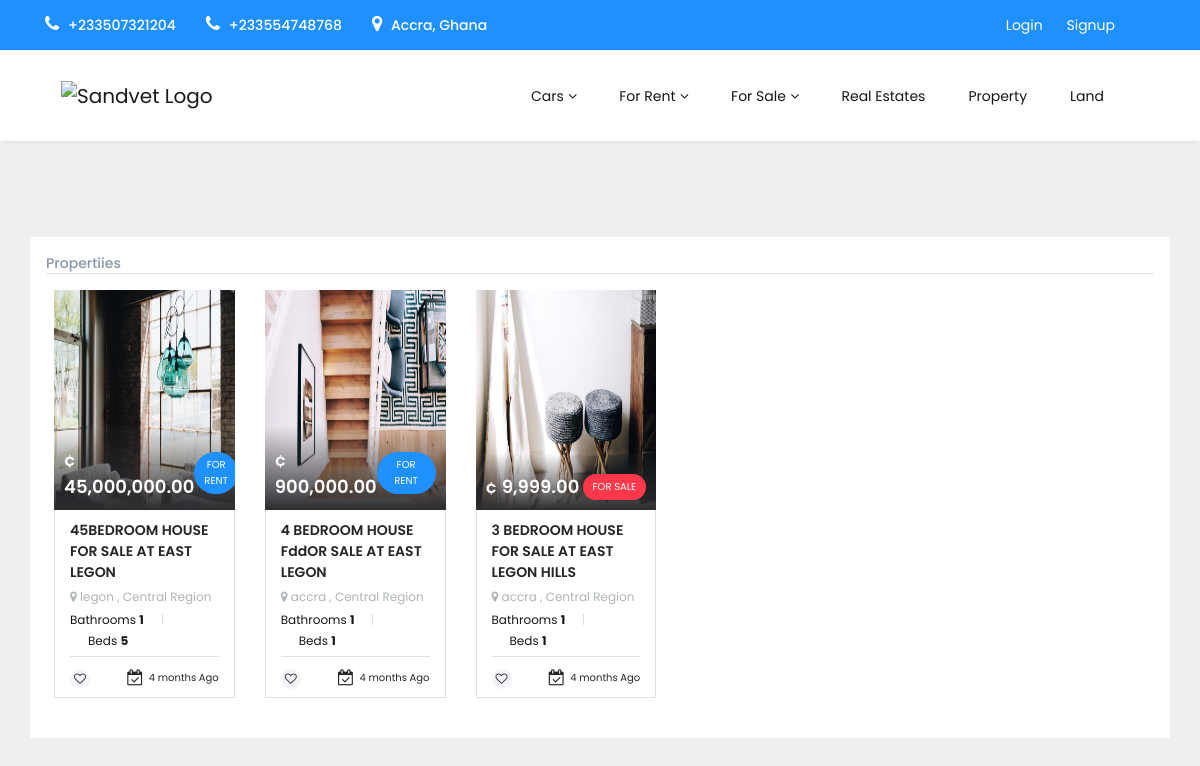
Before: / with the older database file.
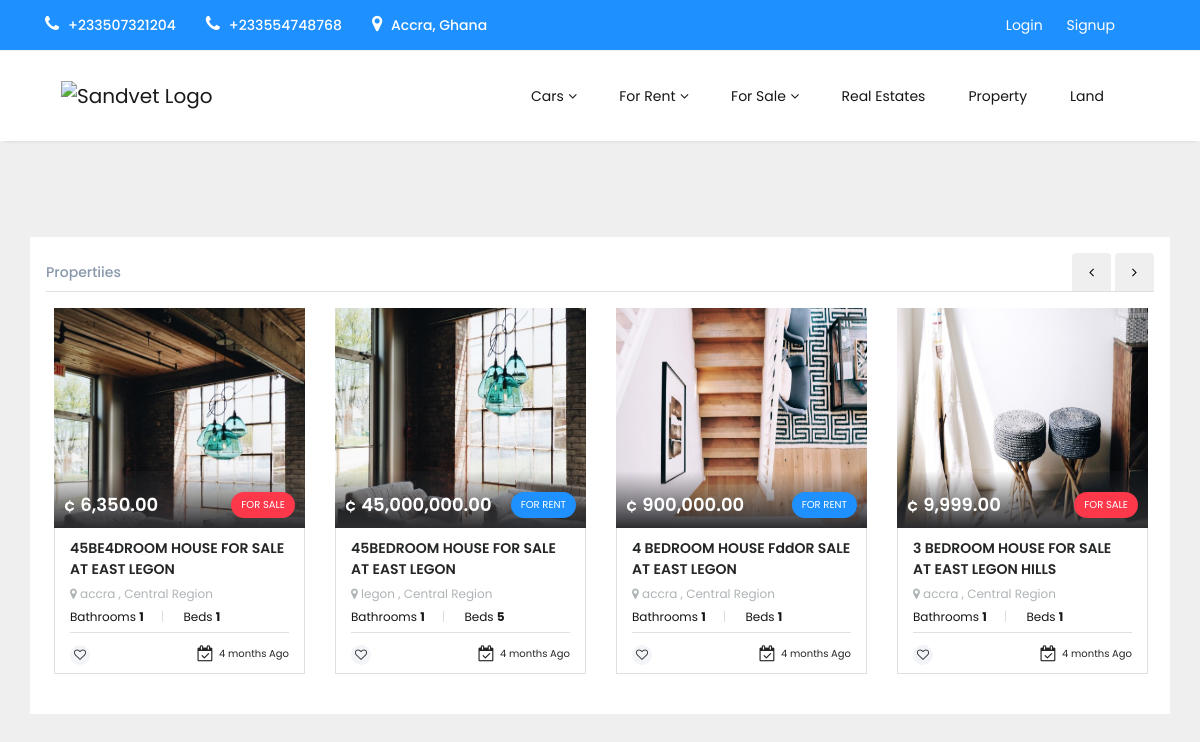
After: the same page with the newer database file.
### property/models.py (models this page shows, shortened)
class Property(models.Model):
    SALE = 'sale'
    RENT = 'rent'
    PROPERTY_PURPOSE_TYPE = [
        (SALE, 'sale'),
        (RENT, 'rent'),
    ]
    title = models.CharField(max_length=200, null=True)
    price = models.FloatField()
    slug = models.SlugField(unique=True)
    description = models.TextField()
    region = models.ForeignKey(Region, on_delete=models.CASCADE, null=True, blank=True, related_name='properties')
    category = models.ForeignKey(Category, on_delete=models.CASCADE, null=True, blank=True, related_name='properties')
    purpose = models.CharField(max_length=4, choices=PROPERTY_PURPOSE_TYPE, default=SALE)
    address = models.CharField(max_length=200, null=True, blank=True)
    dimension = models.CharField(max_length=200, null=True, blank=True)
    bed = models.PositiveIntegerField(default=1, null=True, blank=True)
    bath = models.PositiveIntegerField(default=1, null=True, blank=True)
    garage = models.PositiveIntegerField(default=0, null=True, blank=True)
    image = models.ImageField(null=True, blank=True)
    views = models.PositiveIntegerField(default=0)
    timestamp = models.DateTimeField(auto_now_add=True)
    @property
    def imageURL(self):
        try:
            url = self.image.url
        except:
            url = ''
        return url
    def get_absolute_url(self):
        return reverse("property:property", kwargs={
            'slug': self.slug
        })

### core/models.py (models this page shows, shortened)
class Region(models.Model):
    name = models.CharField(max_length=200, null=True, blank=True)
    capital = models.CharField(max_length=200, null=True, blank=True)
    slug = models.SlugField(unique=True, null=True, blank=True)
    class Meta:
        ordering = ['name']

### core/views.py (the view)
# urls.py: path('', IndexPageView.as_view(), name='index'),
class IndexPageView(ListView):
    model = Property
    context_object_name = 'lists'
    template_name = 'index.html'
    def get_context_data(self, **kwargs):
        kwargs['category_list_nav'] = self.categoryNav
        kwargs['category_list'] = self.category
        return super().get_context_data(**kwargs)
    def get_queryset(self):
        self.categoryNav = Category.objects.filter((~Q(title="land")))
        self.category = Category.objects.filter()
        return self.model.objects.order_by('-id')[:6]

### core/models.py (called while the page is built)
    def get_for_sale_category_url(self):
        return reverse("property:for-sale-cate", kwargs={
            'category': self.title
        })

    def get_for_rent_category_url(self):
        return reverse("property:for-rent-cate", kwargs={
            'category': self.title
        })

### templates/index.html (shortened to what this page needs)
{% extends "base.html" %}
{% block navbar %} {% include "includes/indexNav.html" %} {% endblock %}
{% block content %}
<section class="popular-listing py-5  section-popular-listings   ">
    <div class="container">
        <div class="row align-items-center justify-content-between panel__cardhead">
            <div>
                <h2>Propertiies</h2>
            </div>
            <div class="nav nav-tabs">
                <li class="nav-item"><button id="pannelPrev" class="nav-link btnArrows mr-1"> <i class="fa fa-angle-left"></i> </button>
                </li>
                <li class="nav-item"><button id="pannelNext" class="btnArrows nav-link"> <i class="fa fa-angle-right"></i></button></li>
            </div>
        </div>
        <div class="row panel__responsive panel__cardbody">
            {% for list in lists%}
                {% include 'includes/list.html' %}
            {% endfor  %}
        </div>
    </div>
</section>
{% endblock %}

### templates/includes/list.html (shortened to what this page needs)
{% load humanize %}
<div class="col-lg-3 col-md-6">
    <div class="card listing__card">
        <a href="{{ list.get_absolute_url }}" title="{{ list.title }}" class="preview">
            <div class="card__imgBlock">
                <img src="{{ list.imageURL }}" alt="{{ list.title }}" class="img-fluid">
                <div class="card__rateInfo">
                    <h5>&cent; {{ list.price|floatformat:2|intcomma }}</h5>
                    <span class="purpose-for-{% if list.purpose == 'sale'%}sale{%else%}rent{%endif%}">For {% if list.purpose == 'sale'%}sale{%else%}rent{%endif%}</span>
                </div>
            </div>
        </a>
        <div class="card__full">
            <div class="card__body">
                <a href="{{ list.get_absolute_url }}" title="{{ list.title }}">
                    <h3>{{ list.title }}</h3>
                    <p>
                        <i class="fa fa-map-marker"></i>
                        {{ list.address }} , {{ list.region.name }} Region
                    </p>
                </a>
                <div class="card__resultItems">
                    {% if list.category.title == 'land' %}
                        <span class="property-card-value">
                            <span class="field_name"> Dimensions </span>
                            <span class="item"> {{ list.dimension }} </span>
                        </span>
                    {% else %}
                        <span class="property-card-value">
                            <span class="field_name"> Bathrooms </span>
                            <span class="item"> {{ list.bath }} </span>
                        </span>
                        <span class="property-card-value">
                            <span class="field_name"> Beds  </span>
                            <span class="item"> {{ list.bed }} </span>
                        </span>
                    {% endif %}
                </div>
            </div>
            <div class="card__footer">
                <span class="favorites-actions">
                    <a href="#" class=""><i class="fa fa-heart-o"></i></a>
                </span>
                <a href="#" title="" ><i class="fa fa-calendar-check-o"></i> 4 months Ago </a>
            </div>
        </div>
    </div>
</div>

Changed rows visible on the page:
added Property: imageURL (picture), price "6,350.00", purpose "SALE", title "45BE4DROOM HOUSE FOR SALE AT EAST LEGON", address "accra", region.name "Central", bath "1", bed "1"
